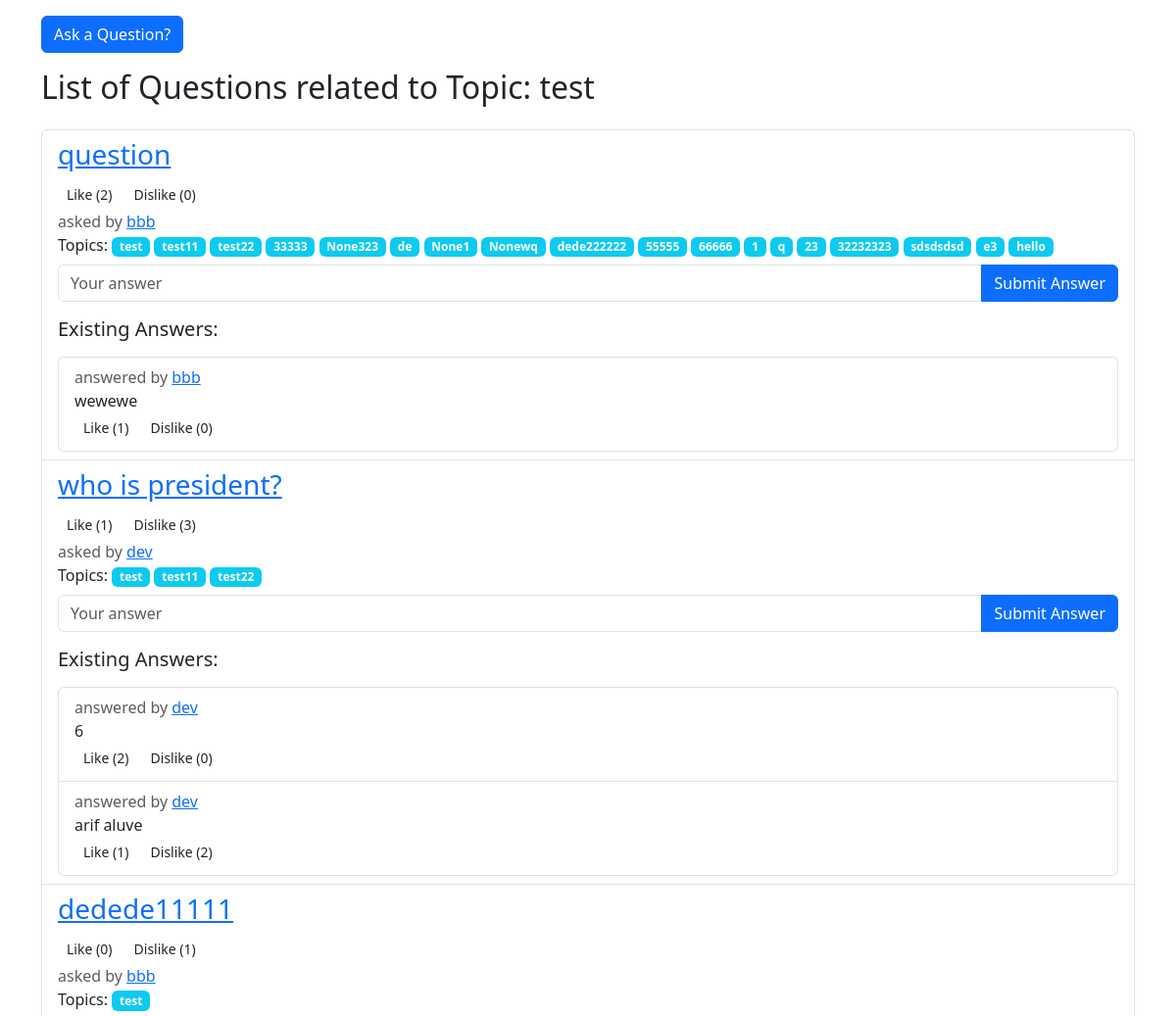
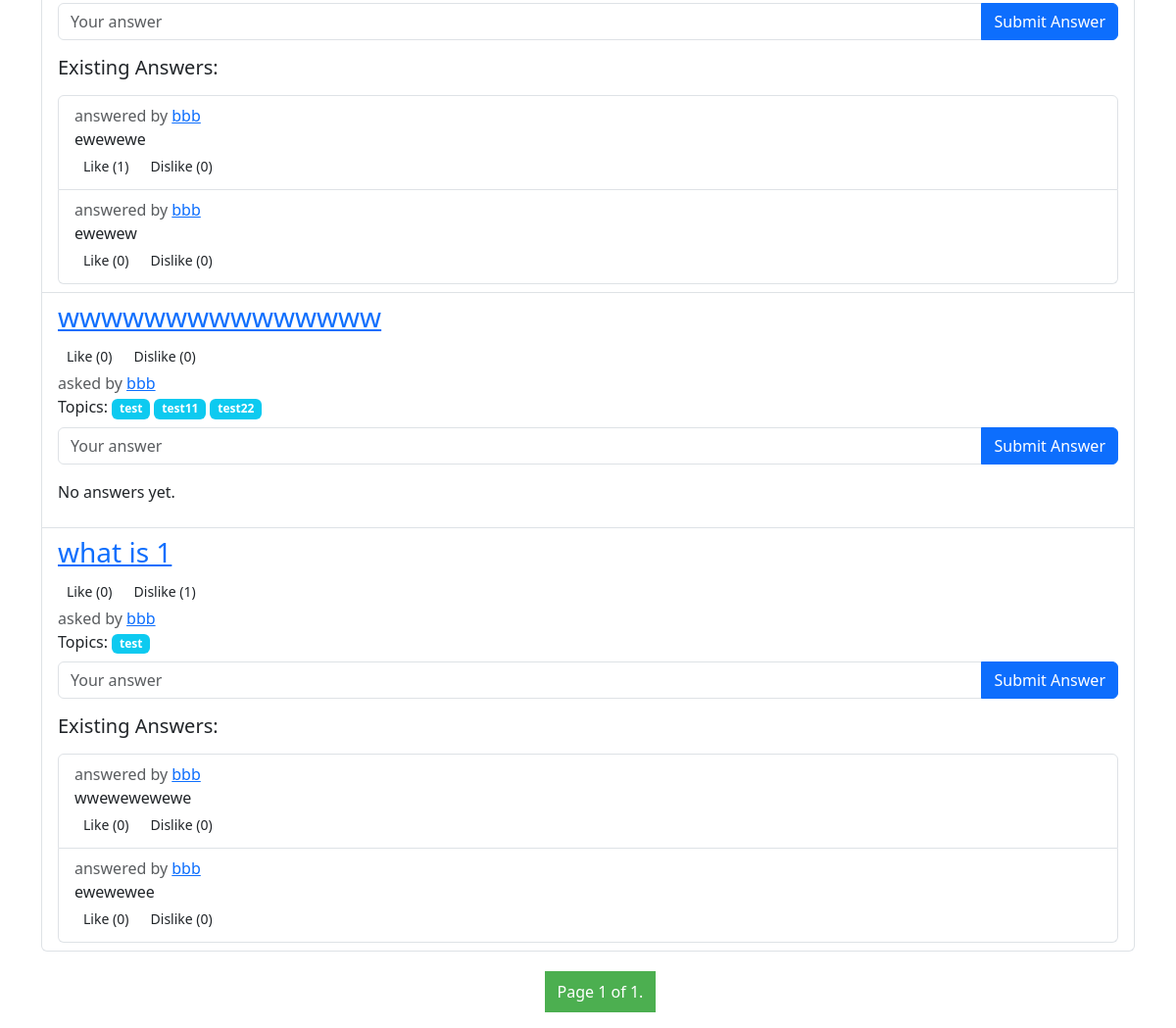
/quora/topics/show_topic/1/, run on the app's committed database (2 pictures, top to bottom).
### topics/models.py (models this page shows, shortened)
class Topic(models.Model):
    title = models.CharField(max_length=255)
    description = models.CharField(max_length=1000)
    topic_picture = models.ImageField(upload_to='topic_pics/', blank=True, null=True)
    followed_by = models.ManyToManyField(CustomUser, related_name='followings', blank=True)
    user = models.ForeignKey(CustomUser, on_delete=models.CASCADE, default=1)
    def get_related_questions(self):
        from questions.models import Question
        return Question.objects.filter(topics=self)

### questions/models.py (models this page shows, shortened)
class Question(models.Model):
    user = models.ForeignKey(CustomUser, on_delete=models.CASCADE)
    content = models.TextField()
    like_count = models.IntegerField(default=0)
    dislike_count = models.IntegerField(default=0)
    topics = models.ManyToManyField(Topic)
    liked_by = models.ManyToManyField(CustomUser, related_name='liked_questions', blank=True)
    disliked_by = models.ManyToManyField(CustomUser, related_name='disliked_questions', blank=True)
    objects = QuestionManager()

### users/models.py (models this page shows, shortened)
class CustomUser(AbstractUser):
    name = models.CharField(max_length=255)
    age = models.IntegerField()
    GENDER_CHOICES = [
        ('M', 'Male'),
        ('F', 'Female'),
        ('O', 'Other'),
    ]
    gender = models.CharField(max_length=1, choices=GENDER_CHOICES)
    email = models.EmailField(unique=True)
    profile_picture = models.ImageField(upload_to='profile_pics/', blank=True, null=True)

### answers/models.py (models this page shows, shortened)
class Answer(models.Model):
    question = models.ForeignKey(Question, on_delete=models.CASCADE, related_name='answers')
    user = models.ForeignKey(CustomUser, on_delete=models.CASCADE)  # Add this line
    content = models.TextField()
    like_count = models.IntegerField(default=0)
    dislike_count = models.IntegerField(default=0)
    liked_by = models.ManyToManyField(CustomUser, related_name='liked_answers', blank=True)
    disliked_by = models.ManyToManyField(CustomUser, related_name='disliked_answers', blank=True)
    objects = AnswerManager()

### topics/views.py (the view)
# urls.py: path('show_topic/<int:topic_id>/', show_topic, name='show_topic'),
def show_topic(request, topic_id):
    questions_per_page = 10
    topic = get_object_or_404(Topic, id=topic_id)
    questions = topic.get_related_questions()
    paginator = Paginator(questions, questions_per_page)
    page = request.GET.get('page')
    try:
        questions = paginator.page(page)
    except PageNotAnInteger:
        questions = paginator.page(1)
    except EmptyPage:
        questions = paginator.page(paginator.num_pages)
    page = request.GET.get('page')
    return render(request, 'topics/show_topic.html', { 'topic': topic, 'questions': questions })

### answers/models.py (called while the page is built)
    def get_queryset(self):
        return super().get_queryset().annotate(num_likes=Count('liked_by')).order_by('-num_likes')

### questions/models.py (called while the page is built)
    def get_queryset(self):
        return super().get_queryset().annotate(num_likes=Count('liked_by')).order_by('-num_likes')

### topics/templates/topics/show_topic.html (shortened to what this page needs)
<head>
  {% load static %}
  <link rel="stylesheet" href="https://cdn.jsdelivr.net/npm/bootstrap@5.3.0/dist/css/bootstrap.min.css">
  <link rel="stylesheet" href="{% static '/topics/css/style.css' %}">
</head>
<div class="container">
  <a href="{% url 'create_question' %}" class="btn btn-primary mt-3 mb-3">Ask a Question?</a>
  <h2>List of Questions related to Topic: {{topic.title}}</h2>
  <ul class="list-group mt-4">
    {% if questions %}
      {% for question in questions %}
        {% include 'questions/_question_answers.html' with question=question %}
      {% endfor %}
    {% else %}
      <div class="alert alert-warning">
        <i class="bi-exclamation-triangle"></i> No questions asked yes &#x1F643;
      </div>
    {% endif %}
  </ul>
</div>
{% include 'topics/_paginator.html' with list=questions %}

### questions/templates/questions/_question_answers.html (shortened to what this page needs)
<li class="list-group-item">
  <div class="mb-2">
    <h3><a href="{% url 'show_question' question_id=question.id %}">{{ question.content }}</a></h3>
    {% with like_count=question.liked_by.count %}
      <button type="button" class="btn btn-sm {% if request.user in question.liked_by.all %}btn-success{% endif %}" onclick="likeDislikeQuestion({{ question.id }}, 'like')">Like (<span id="likeCount_{{ question.id }}">{{ like_count }}</span>)</button>
    {% endwith %}
    {% with dislike_count=question.disliked_by.count %}
      <button type="button" class="btn btn-sm {% if request.user in question.disliked_by.all %}btn-danger{% endif %}" onclick="likeDislikeQuestion({{ question.id }}, 'dislike')">Dislike (<span id="dislikeCount_{{ question.id }}">{{ dislike_count }}</span>)</button>
    {% endwith %}
  <span class="text-muted">asked by <a href="{% url 'show_profile' user_id=question.user.id %}">{{ question.user.name }}</a></span><br>
    Topics:
    {% for topic in question.topics.all %}
      <span class="badge bg-info">{{ topic.title }}</span>
    {% endfor %}
  </div>
  <form class="mb-3 ajax-form" method="post" action="{% url 'create_answer' question.id %}">
    <div class="input-group">
      <input type="text" class="form-control" name="content" placeholder="Your answer" required>
      <button type="submit" class="btn btn-primary">Submit Answer</button>
    </div>
  </form>
  {% if question.answers.all %}
  <h5 class="mb-3">Existing Answers:</h5>
    {% if question_detail %}
      {% include 'questions/_answer.html' with answers=question.answers.all %}
    {% else %}
      {% include 'questions/_answer.html' with answers=question.answers.all|slice:":2" %}
    {% endif %}
  {% else %}
    <p>No answers yet.</p>
  {% endif %}
</li>

### questions/templates/questions/_answer.html
<ul class="list-group existing-answers">
  {% for answer in answers %}
    <li class="list-group-item">
      <span class="text-muted">answered by <a href="{% url 'show_profile' user_id=answer.user.id %}">{{ answer.user.username }}</a></span><br>
      {{ answer.content }}<br>
      {% with like_count=answer.liked_by.count %}
        <button type="button" class="btn btn-sm {% if request.user in answer.liked_by.all %}btn-success{% endif %}" onclick="likeDislikeAnswer({{ answer.id }}, 'like')">Like (<span id="likeCountAns_{{ answer.id }}">{{ like_count }}</span>)</button>
      {% endwith %}
      {% with dislike_count=answer.disliked_by.count %}
        <button type="button" class="btn btn-sm {% if request.user in answer.disliked_by.all %}btn-danger{% endif %}" onclick="likeDislikeAnswer({{ answer.id }}, 'dislike')">Dislike (<span id="dislikeCountAns_{{ answer.id }}">{{ dislike_count }}</span>)</button>
      {% endwith %}
    </li>
  {% endfor %}
</ul>

### data on the page
Topic: title "test"
Question: content "question", liked_by.count "2", disliked_by.count "0", user.name "bbb"
Topic: title "test11"
Topic: title "test22"
Topic: title "33333"
Topic: title "None323"
Topic: title "de"
Topic: title "None1"
Topic: title "Nonewq"
Topic: title "dede222222"
Topic: title "55555"
Topic: title "66666"
Topic: title "1"
Topic: title "q"
Topic: title "23"
Topic: title "32232323"
Topic: title "sdsdsdsd"
Topic: title "e3"
Topic: title "hello"
Answer: user.username "bbb", content "wewewe", liked_by.count "1", disliked_by.count "0"
Question: content "who is president?", liked_by.count "1", disliked_by.count "3", user.name "dev"
Answer: user.username "dev", content "6", liked_by.count "2", disliked_by.count "0"
Answer: user.username "dev", content "arif aluve", liked_by.count "1", disliked_by.count "2"
Question: content "dedede11111", liked_by.count "0", disliked_by.count "1", user.name "bbb"
Answer: user.username "bbb", content "ewewewe", liked_by.count "1", disliked_by.count "0"
Answer: user.username "bbb", content "ewewew", liked_by.count "0", disliked_by.count "0"
Question: content "wwwwwwwwwwwwwww", liked_by.count "0", disliked_by.count "0", user.name "bbb", shows "No answers yet."
Question: content "what is 1", liked_by.count "0", disliked_by.count "1", user.name "bbb"
Answer: user.username "bbb", content "wwewewewewe", liked_by.count "0", disliked_by.count "0"
Answer: user.username "bbb", content "ewewewee", liked_by.count "0", disliked_by.count "0"

### other printed values
{{ list.number }} "1"
{{ list.paginator.num_pages }} "1"
